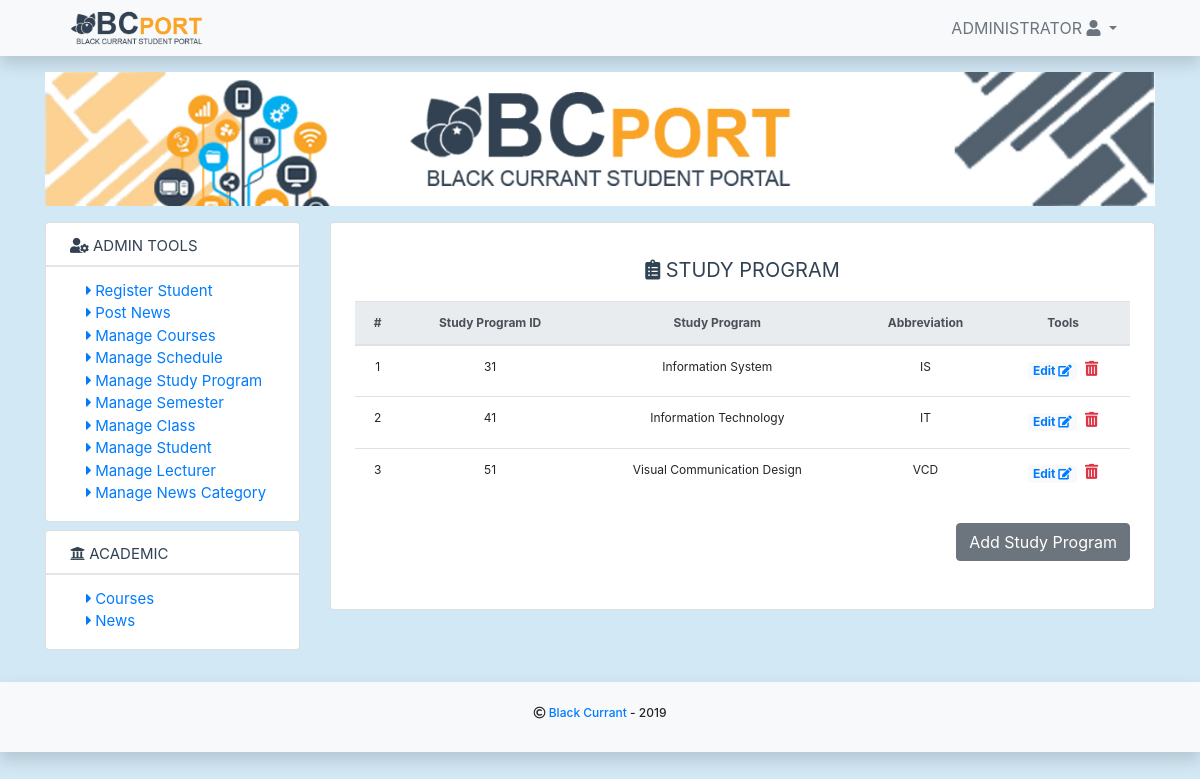
The page /index.php?page=studyprogram (signed in) on the database its author committed.
### tables this page shows
CREATE TABLE `tb_studyprogram` (
  `id` int(11) NOT NULL,
  `studyprogram_id` int(11) NOT NULL,
  `studyprogram` varchar(255) NOT NULL,
  `abbreviation` varchar(15) NOT NULL
);

### core/app/studyprogram.php (called while the page is built, shortened)
<?php
    function getAllStudyProgram() {
        global $connect;
        $sql = "SELECT * FROM tb_studyprogram";
        $query = $connect->query($sql);
        if ($query->num_rows > 0)
        {
            return $query;
        } else {
            return false;
        }
    }
?>

### core/auth/auth.php (called while the page is built, shortened)
<?php
function getUserDataByUserId($id) {
	global $connect;
	$sql = "SELECT * FROM tb_user WHERE id = $id";
	$query = $connect->query($sql);
	$resultuser = $query->fetch_assoc();
	if ($resultuser['user_role'] == '1') {
		$sql = "SELECT * FROM tb_student WHERE student_id = '".$resultuser['user_id']."'";
		$query = $connect->query($sql);
		$result = $query->fetch_assoc();
		$result['user_role'] = $resultuser['user_role'];
	}
	elseif ($resultuser['user_role'] == '2') {
		$sql = "SELECT * FROM tb_lecturer WHERE lecturer_id = '".$resultuser['user_id']."'";
		$query = $connect->query($sql);
		$result = $query->fetch_assoc();
		$result['user_role'] = $resultuser['user_role'];
	}
	elseif ($resultuser['user_role'] == '3') {
		$result = array('name' => 'administrator', 'user_role' => '3');
	}
	return $result;
}
?>

### core/base.php (called while the page is built, shortened)
<?php
    $baseUrl = "./";
?>

### pages/studyprogram/index.php (the view, shortened to what this page needs)
<div class="px-4 py-4">
	<h5 class="simple-text text-center"><i class="fas fa-clipboard-list"></i> Study Program</h5>
	<table class="table table-responsive-lg text-center">
	  	<thead class="thead-light">
	    	<tr>
	      		<th scope="col">#</th>
	      		<th scope="col">Study Program ID</th>
	      		<th scope="col">Study Program</th>
	      		<th scope="col">Abbreviation</th>
	      		<th scope="col">Tools</th>
	    	</tr>
	  	</thead>
	  	<tbody>
    		<?php
    			$result = getAllStudyProgram();
    			if ($result != false) {
    				while ($row = $result->fetch_assoc())
    				{
    					$id = $row['id'];
    					$studyprogram_id = $row['studyprogram_id'];
        				$studyprogram_name = $row['studyprogram'];
        				$abbreviation = $row['abbreviation'];
        	 ?>
        	 <tr>
	      		<td><?php echo $id; ?></td>
	      		<td><?php echo $studyprogram_id; ?></td>
	      		<td><?php echo $studyprogram_name; ?></td>
	      		<td class="text-uppercase"><?php echo $abbreviation; ?></td>
	      		<td style="font-size: 15px;">
					<a href="<?php echo $baseUrl.'index.php?page=editstudpro&id='.$id.''; ?>" class="badge badge-light text-primary badge-12" alt = "Edit">
  						Edit <i class="fas fa-edit"></i>
						</a>&nbsp;
					<div class="btn-group dropup pb-1">
  						<a href class="text-danger" data-toggle="dropdown" aria-haspopup="true" aria-expanded="false">
    						<i class="fas fa-trash-alt"></i>
  						</a>
					</div>
				</td>
	      	</tr>
      		<?php
    				}
    			}
    		 ?>
	  	</tbody>
	</table>
	<div class="text-right my-4">
		<a href="<?php echo $baseUrl.'index.php?page=addstudpro'; ?>" class="btn btn-secondary">Add Study Program</a>
	</div>
</div>

### assets/css/custom.css (style rules this page uses)
body { background-color: #d2e8f5; }
.simple-text { text-transform: uppercase; padding: 0.5rem 0; display: block; white-space: nowrap; color: #324252; text-decoration: none; font-weight: 400; line-height: 30px; overflow: hidden; }
* { -webkit-box-sizing: border-box; box-sizing: border-box; }
body { padding: 0; margin: 0; }
table { font-size: 12px !important; }
.badge-12 { font-size: 12px !important; }

### rows shown on the page
tb_studyprogram: id "1", studyprogram "31", studyprogram "Information System", abbreviation "IS"
tb_studyprogram: id "2", studyprogram "41", studyprogram "Information Technology", abbreviation "IT"
tb_studyprogram: id "3", studyprogram "51", studyprogram "Visual Communication Design", abbreviation "VCD"

### other values the page prints
$userdata['name'] "ADMINISTRATOR"
